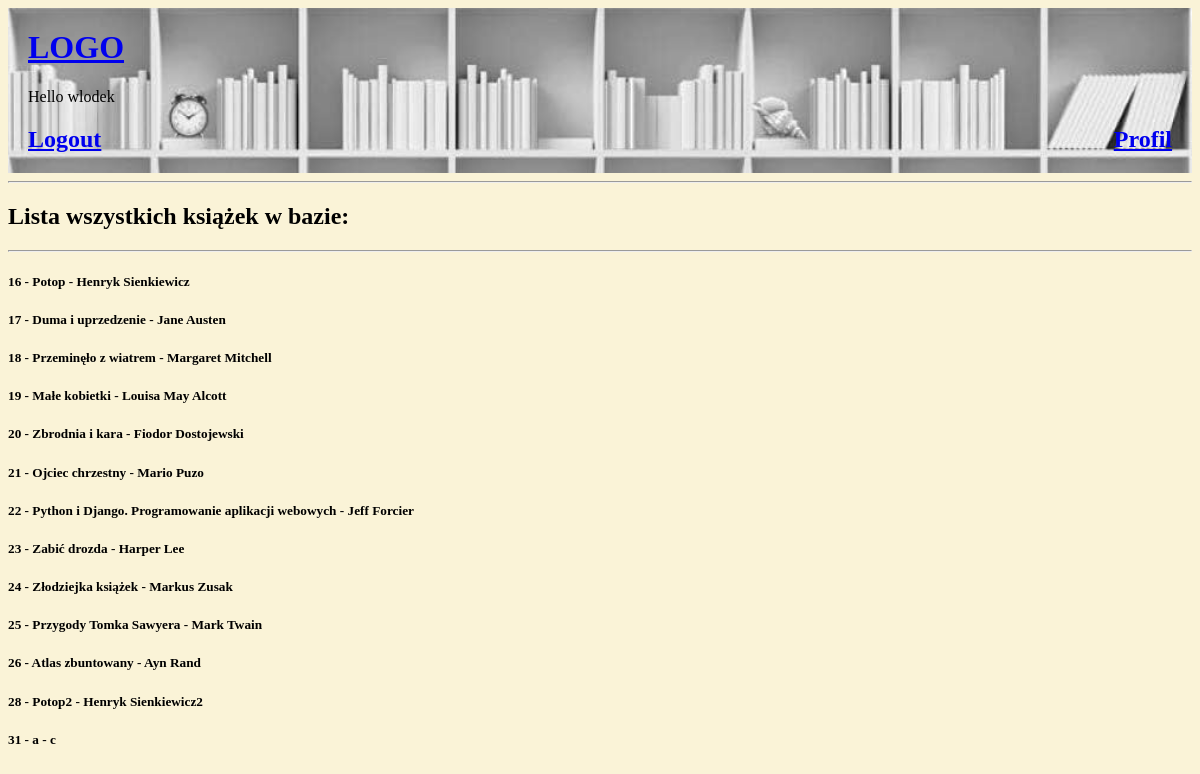
The page /book-list/ (signed in) on the database its author committed.
### base/models.py (models this page shows, shortened)
class Book(models.Model):
    id = models.AutoField(primary_key=True)
    title = models.CharField(max_length=255)
    author = models.CharField(max_length=255)
    availability = models.BooleanField(default=True)
    user = models.ForeignKey(User, on_delete=models.SET_NULL, null=True)

### base/views.py (the view)
# urls.py: path('book-list/', views.book_list, name='book-list'),
def book_list(request):
    all_books = Book.objects.all()
    return render(request, 'base/book_list.html', {'books': all_books})

### base/templates/base/book_list.html
{% extends 'main.html' %}
{% block content %}
<div>
  <h2>Lista wszystkich książek w bazie:</h2>
    <hr>
    {% for book in books %}
        <div>
            <h5>{{book.id}} - {{book.title}} - {{book.author}}</h5>
        </div>
    {% empty %}
        <p>Brak dostępnych książek.</p>
    {% endfor %}
</div>
{% endblock %}

### templates/navbar.html (shortened to what this page needs)
{% load static %}
<div class="navbar-container">
    <div>
        <a href="/"><h1>LOGO</h1></a>
        <p>Hello {{ request.user }}</p>
        {% if request.user.is_authenticated %}
        <h2><a href="{% url 'logout' %}">Logout</a></h2>
        {% else %}
        <h2><a href="{% url 'login' %}">Login</a></h2>
        {% endif %}
    </div>
    <div>
        {% if request.user.is_authenticated %}
        <h2><a href="{% url 'profile' %}">Profil</a></h2>
        {% endif %}
    </div>
</div>
<hr>

### templates/main.html (style rules this page uses)
body { background-color: #faf3d7; }

### rows shown on the page
Book: id "16", title "Potop", author "Henryk Sienkiewicz"
Book: id "17", title "Duma i uprzedzenie", author "Jane Austen"
Book: id "18", title "Przeminęło z wiatrem", author "Margaret Mitchell"
Book: id "19", title "Małe kobietki", author "Louisa May Alcott"
Book: id "20", title "Zbrodnia i kara", author "Fiodor Dostojewski"
Book: id "21", title "Ojciec chrzestny", author "Mario Puzo"
Book: id "22", title "Python i Django. Programowanie aplikacji webowych", author "Jeff Forcier"
Book: id "23", title "Zabić drozda", author "Harper Lee"
Book: id "24", title "Złodziejka książek", author "Markus Zusak"
Book: id "25", title "Przygody Tomka Sawyera", author "Mark Twain"
Book: id "26", title "Atlas zbuntowany", author "Ayn Rand"
Book: id "28", title "Potop2", author "Henryk Sienkiewicz2"
Book: id "31", title "a", author "c"

### other values the page prints
{{ request.user }} "wlodek"
